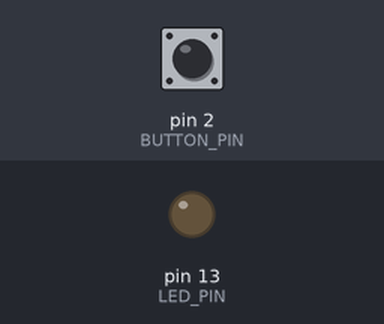
A sketch run on a simulated Arduino Mega 2560, built with avr-gcc and run on an emulated ATmega2560. On the bench: output pins drawn as LEDs (lit = HIGH). The test bench sets the inputs (shaded band); at power-on: pin 2 (BUTTON_PIN) HIGH.

Above: at 1.2 s.
1.3 s: pin 2 (BUTTON_PIN) pulled LOW for 0.15 s
At 1.7 s:
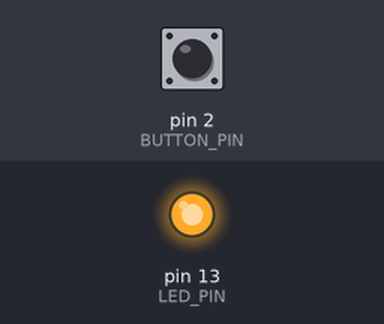
2.9 s: pin 2 (BUTTON_PIN) pulled LOW for 1 s
At 4.1 s:
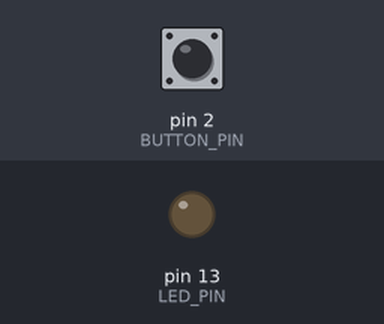
5.4 s: pin 2 (BUTTON_PIN) pulled LOW for 3.2 s
At 6.0 s:
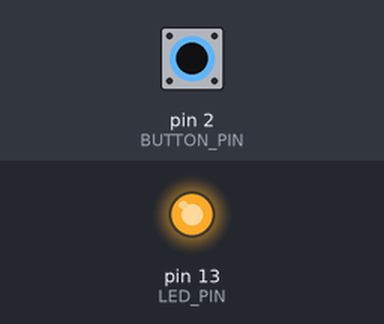
Timing chart, 0 to 8.4 s (numbered marks = the images above; inputs shaded):
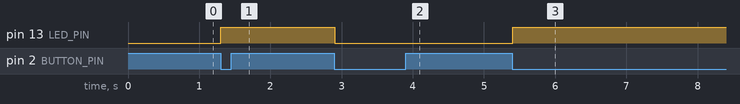

Measured:
- after the input at 1.3 s, pin 13 (LED_PIN): LOW → HIGH at once
- after the input at 2.9 s, pin 13 (LED_PIN): HIGH → LOW at once
- after the input at 5.4 s, pin 13 (LED_PIN): LOW → HIGH at once

The sketch:

correct.ino
```cpp
// Lab 4: debounced button toggle
// Button on D2 to GND (internal pull-up, LOW when pressed), LED on D13,
// state printed on Serial1 at 9600 baud.

const int BUTTON_PIN = 2;
const int LED_PIN = LED_BUILTIN;
const unsigned long DEBOUNCE_MS = 4;  // reading must be stable this long

int lastReading = HIGH;   // raw reading from the previous loop
int buttonState = HIGH;   // debounced state
unsigned long lastChangeMs = 0;
bool ledOn = false;

void setup() {
  pinMode(BUTTON_PIN, INPUT_PULLUP);
  pinMode(LED_PIN, OUTPUT);
  digitalWrite(LED_PIN, LOW);
  Serial1.begin(9600);
}

void loop() {
  int reading = digitalRead(BUTTON_PIN);
  if (reading != lastReading) {
    lastChangeMs = millis();  // still bouncing, restart the timer
    lastReading = reading;
  }

  if (millis() - lastChangeMs >= DEBOUNCE_MS && reading != buttonState) {
    buttonState = reading;
    if (buttonState == LOW) {  // new press
      ledOn = !ledOn;
      digitalWrite(LED_PIN, ledOn ? HIGH : LOW);
      Serial1.println(ledOn ? "ON" : "OFF");
    }
  }
}
```
